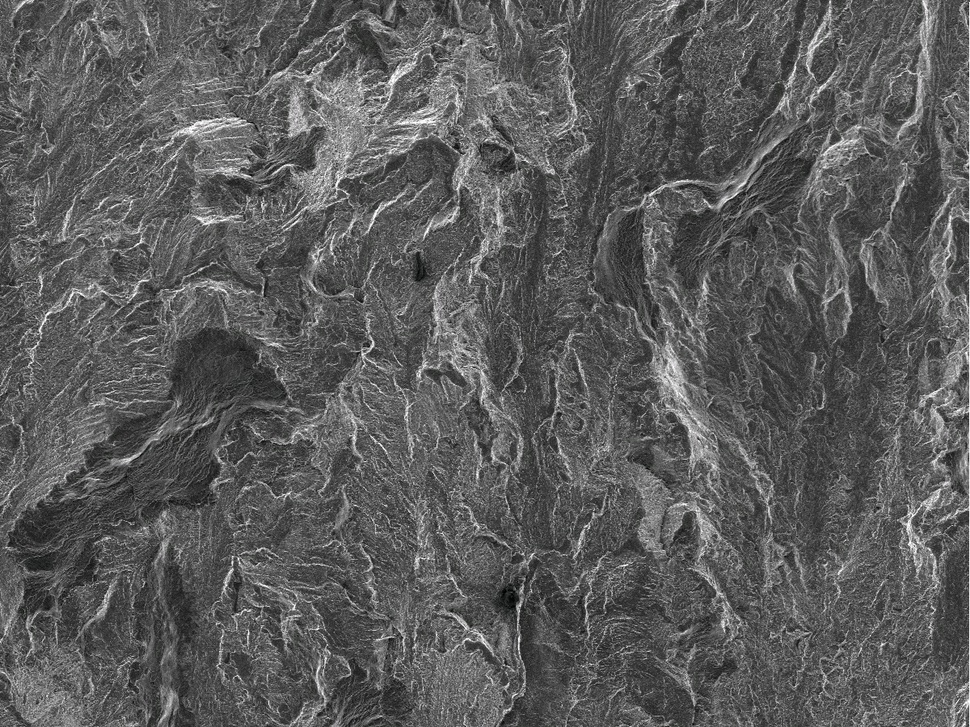
#> input picture Type_Classification/raw_data/raw_fatigue/40-0-h-00250-1200-0900-0.4000.jpg, 970 x 727 px, shrunk from 1200 x 900 before the run
$ python split_image.py --input_folder raw_data/raw_fatigue --output out
#> lines starting #> are read from the running program, lines starting #| are printed output that depends on the picture
import argparse
import os

import cv2
import numpy as np


def split_image(image_path, output_dir, tile_size, exclude_bar_height):
    """
    Split a single SEM image into smaller tiles and save them to the output directory,
    excluding the black bar at the bottom of the image.

    :param image_path: Path to the input SEM image.
    :param output_dir: Directory where the tiles will be saved.
    :param tile_size: Size of each tile (e.g., 256 for 256x256 tiles).
    :param exclude_bar_height: Height of the black bar at the bottom to exclude (in pixels).
    """
#> called with output_dir = 'out', tile_size = 256, exclude_bar_height = 50
    # Load the SEM image
    image = cv2.imread(image_path, cv2.IMREAD_GRAYSCALE)
#> image: shape (727, 970); min 0, max 255, mean 91.7
    if image is None:
        print(f"Warning: Cannot load image {image_path}. Skipping...")
        return

    # Get image dimensions
    img_height, img_width = image.shape
#> img_height = 727; img_width = 970

    # Exclude the black bar
    cropped_height = img_height - exclude_bar_height
#> cropped_height = 677
    if cropped_height <= 0:
        print(
            f"Warning: Image {image_path} is too small after excluding the black bar. Skipping..."
        )
        return

    image = image[:cropped_height, :]
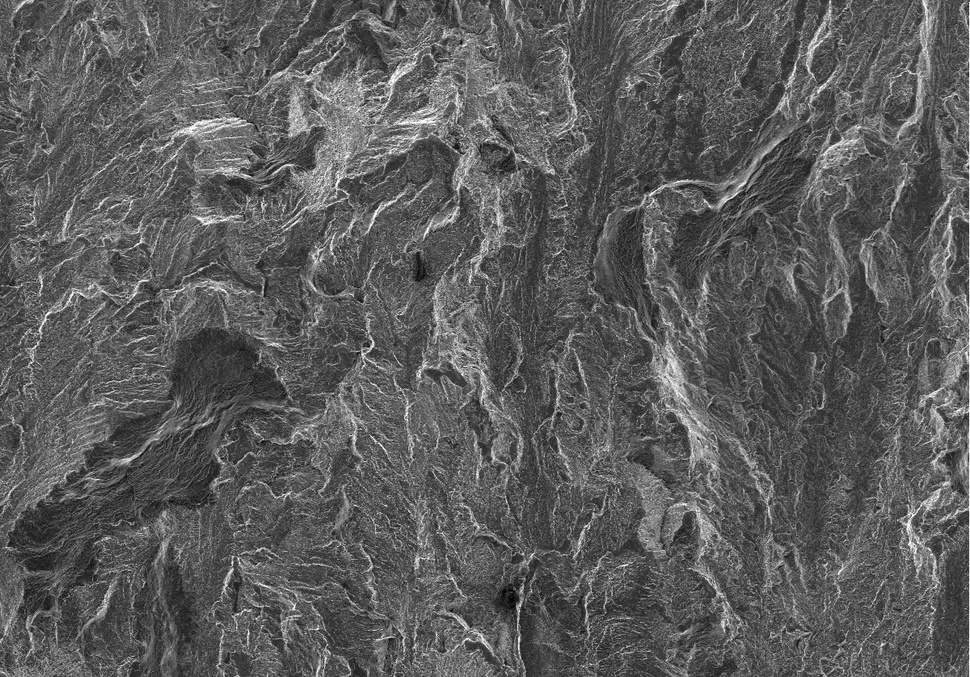
#> image: shape (677, 970); min 0, max 255, mean 91.8

    # Get the base name of the image file (without extension)
    base_name = os.path.splitext(os.path.basename(image_path))[0]

    # Split the image into tiles
    tile_count = 0
    for y in range(0, cropped_height, tile_size):
        for x in range(0, img_width, tile_size):
            # Extract the tile
            tile = image[y : y + tile_size, x : x + tile_size]

            # Check if the tile is the desired size (to handle edge cases)
            if tile.shape[0] != tile_size or tile.shape[1] != tile_size:
                continue

            # Save the tile
            tile_filename = os.path.join(
                output_dir, f"{base_name}_tile_{tile_count}.png"
            )
            cv2.imwrite(tile_filename, tile)
            tile_count += 1
#> this loop made 3 passes
#> pass 1, in split_image, `cv2.imwrite(tile_filename, tile)`:
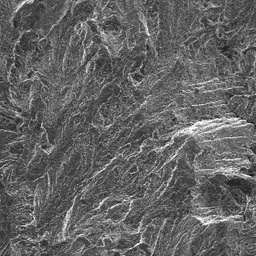
#> saved as 40-0-h-00250-1200-0900-0.4000_tile_0.png: shape (256, 256); min 6, max 255, mean 99.2
#> pass 1, in split_image, `cv2.imwrite(tile_filename, tile)`:
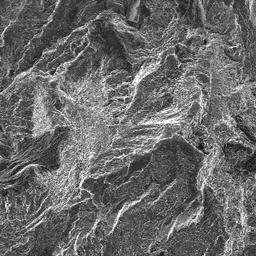
#> saved as 40-0-h-00250-1200-0900-0.4000_tile_1.png: shape (256, 256); min 11, max 255, mean 105.5
#> pass 1, in split_image, `cv2.imwrite(tile_filename, tile)`:
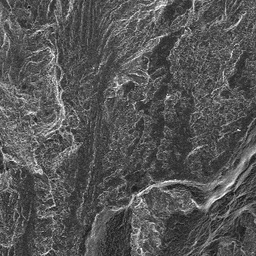
#> saved as 40-0-h-00250-1200-0900-0.4000_tile_2.png: shape (256, 256); min 9, max 253, mean 85.7
#> pass 2, in split_image, `cv2.imwrite(tile_filename, tile)`:
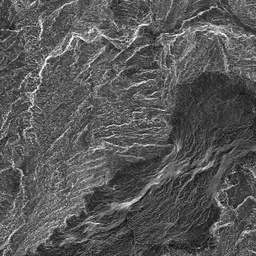
#> saved as 40-0-h-00250-1200-0900-0.4000_tile_3.png: shape (256, 256); min 7, max 255, mean 87.6
#> after the loop, tile_count = 6

    print(f"Processed {image_path}: {tile_count} tiles saved.")
#| Processed raw_data/raw_fatigue/40-0-h-00250-1200-0900-0.4000.jpg: 6 tiles saved.


def process_folder(input_folder, output_dir, tile_size, exclude_bar_height):
    """
    Process all images in a folder, splitting each into smaller tiles while excluding the black bar.

    :param input_folder: Path to the folder containing input images.
    :param output_dir: Directory where the tiles will be saved.
    :param tile_size: Size of each tile (e.g., 256 for 256x256 tiles).
    :param exclude_bar_height: Height of the black bar at the bottom to exclude (in pixels).
    """
    # Ensure the output directory exists
    os.makedirs(output_dir, exist_ok=True)

    # Process each image in the folder
    for filename in os.listdir(input_folder):
        file_path = os.path.join(input_folder, filename)

        # Check if the file is an image (by extension)
        if filename.lower().endswith(
            (".png", ".jpg", ".jpeg", ".tif", ".bmp")
        ):
            split_image(file_path, output_dir, tile_size, exclude_bar_height)
#> pass 2 of the loop in process_folder, `for filename in os.listdir(input_folder):`:
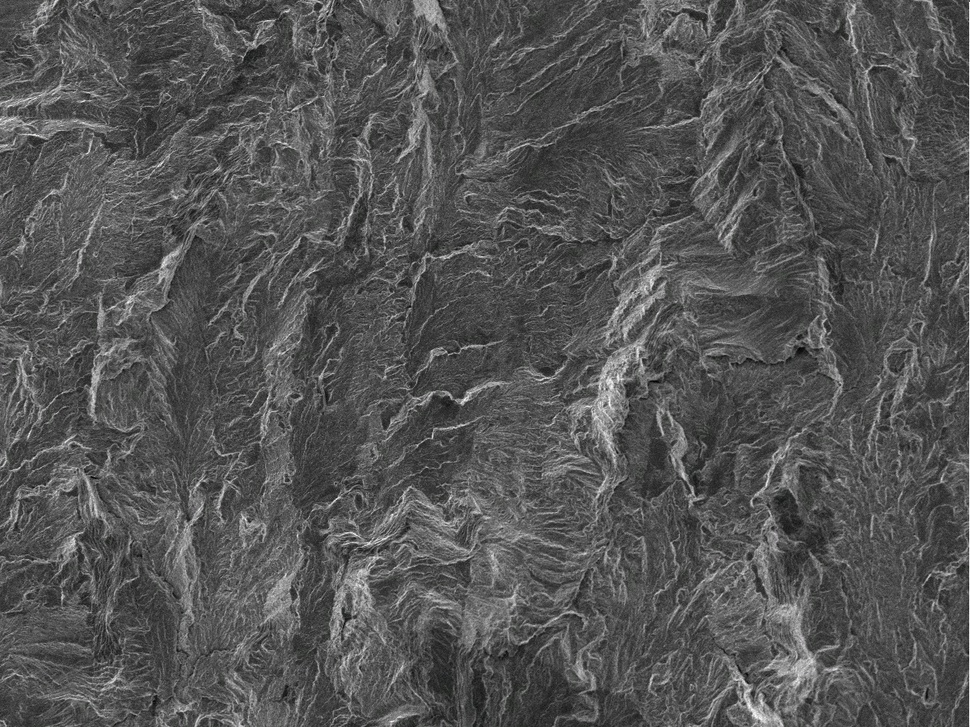
#> input picture Type_Classification/raw_data/raw_fatigue/41-0-h-00250-1200-0900-0.4000.jpg, 970 x 727 px, shrunk from 1200 x 900 before the run
#> the loop in split_image (call 2), `for y in range(0, cropped_height, tile_size):` made 3 passes
#> pass 1, in split_image (call 2), `cv2.imwrite(tile_filename, tile)`:
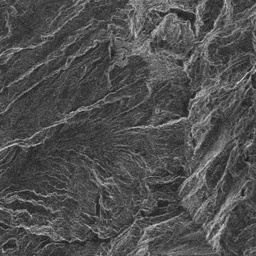
#> saved as 41-0-h-00250-1200-0900-0.4000_tile_2.png: shape (256, 256); min 13, max 210, mean 79.7
#> pass 2, in split_image (call 2), `cv2.imwrite(tile_filename, tile)`:
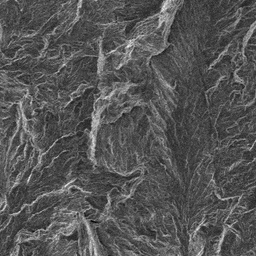
#> saved as 41-0-h-00250-1200-0900-0.4000_tile_3.png: shape (256, 256); min 0, max 242, mean 85.4
#| Processed raw_data/raw_fatigue/41-0-h-00250-1200-0900-0.4000.jpg: 6 tiles saved.


if __name__ == "__main__":
    parser = argparse.ArgumentParser(
        description="Split SEM images in a folder into smaller tiles, excluding the black bar."
    )
    parser.add_argument(
        "-i",
        "--input_folder",
        required=True,
        help="Path to the folder containing input images.",
    )
    parser.add_argument(
        "-o", "--output", required=True, help="Directory to save the tiles."
    )
    parser.add_argument(
        "-t",
        "--tile_size",
        type=int,
        default=256,
        help="Size of each tile (default: 256).",
    )
    parser.add_argument(
        "-b",
        "--exclude_bar_height",
        type=int,
        default=50,
        help="Height of the black bar at the bottom to exclude (default: 50).",
    )

    args = parser.parse_args()

    # Run the process_folder function
    process_folder(
        args.input_folder, args.output, args.tile_size, args.exclude_bar_height
    )
